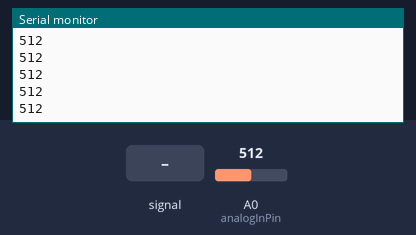
A sketch run on a simulated Arduino Uno, built with avr-gcc and run on an emulated ATmega328P. On the bench: the last lines printed to the serial monitor. The test bench sets the inputs (shaded band); at power-on: A0 (analogInPin) = 512.

Above: at 1.2 s.
1.3 s: A0 (analogInPin) fed a 200 Hz sine of ±81 counts around its level
At 2.3 s:
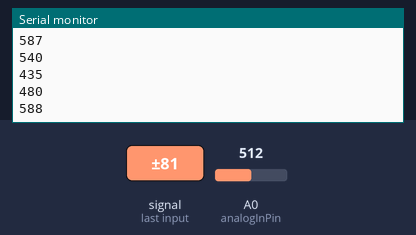
2.8 s: A0 (analogInPin) set to 716
At 3.8 s:
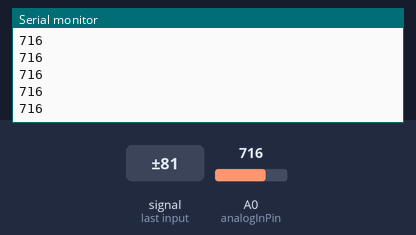
4.3 s: A0 (analogInPin) fed a 1000 Hz sine of ±255 counts around its level
5.8 s: A0 (analogInPin) set to 900
At 6.9 s:
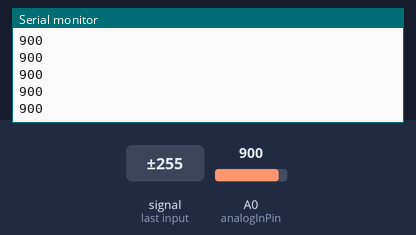
Timing chart, 0 to 8.3 s (numbered marks = the images above; inputs shaded):
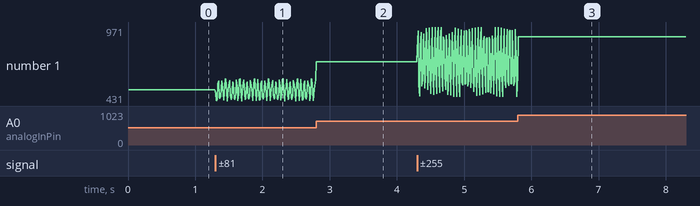

The sketch:

SensorDataToP5js.ino
```cpp
// use one of these analog sensors from your Grove Kit
// https://wiki.seeedstudio.com/Grove-Rotary_Angle_Sensor/
// https://wiki.seeedstudio.com/Grove-Light_Sensor/
// https://wiki.seeedstudio.com/Grove-Temperature_Sensor/ > look at code example
// https://wiki.seeedstudio.com/Grove-Sound_Sensor/ > look at code example

// These constants won't change. They're used to give names to the pins used:
const int analogInPin = 0; // or A0  // digital input pin that the sensor is attached to

int sensorValue = 0;        // value read from sensor

unsigned long lastSent = 0;
int updateSerial = 10; // interval to send value via serial port


void setup() {
  // initialize serial communications at 9600 bps:
  Serial.begin(9600);
  // for analog input pin no initialization as an input needed !
}

void loop() {

  // read the analog pin
  sensorValue = analogRead(analogInPin);

  // Do not try to send Serial stuff too often, be prevent this by checking when we sent the last time
  if((millis() - lastSent) > updateSerial){

    // print the results to the Serial Monitor:
    Serial.println(sensorValue);
    // update timestamp last sent
    lastSent = millis();
  }

}
```

Measured:
- after the input at 1.3 s, the serial monitor: prints a new line at once (image 1)
- plotted number 1: 512 → 585 after the input at 1.3 s
